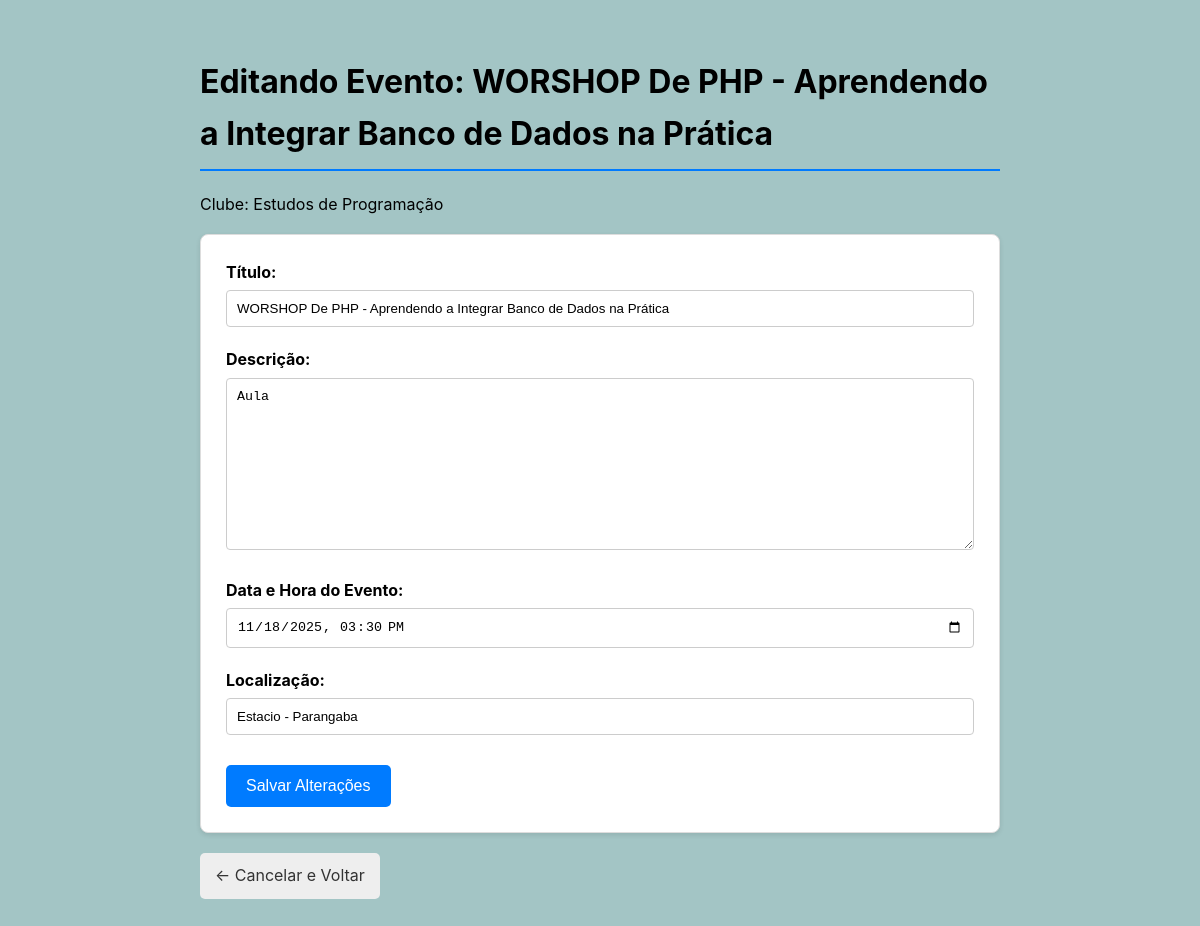
The page /event/4/edit/ (signed in) on the database its author committed.
### clubs/models.py (models this page shows, shortened)
class Event(models.Model):
    club = models.ForeignKey(Club, on_delete=models.CASCADE, related_name='events')
    title = models.CharField(max_length=200)
    description = models.TextField(null=True, blank=True)
    event_date = models.DateTimeField()
    created_at = models.DateTimeField(auto_now_add=True)
    location = models.CharField(max_length=200, null=True, blank=True)

class Club(models.Model):
    name = models.CharField(max_length=100, unique=True)
    description = models.TextField(null=True, blank=True, default='')
    logo = models.ImageField(upload_to='club_logos/', null=True, blank=True)
    created_at = models.DateTimeField(auto_now_add=True)
    advisor = models.ForeignKey(
        settings.AUTH_USER_MODEL,
        on_delete=models.SET_NULL,
        null=True,
        related_name='advised_clubs'
    )
    members = models.ManyToManyField(
        settings.AUTH_USER_MODEL,
        through='Membership',
        related_name='joined_clubs', blank=True
        )

### clubs/views.py (the view)
# urls.py: path('event/<int:pk>/edit/', views.event_edit, name='event-edit'),
@login_required
def event_edit(request, pk):
    event = get_object_or_404(Event, pk=pk)
    club = event.club
    is_advisor = (request.user == club.advisor)
    is_manager = Membership.objects.filter(club=club, user=request.user, position='manager').exists()
    if not (is_advisor or is_manager):
        messages.error(request, 'ERRO: Você não tem permissão para editar este evento.')
        return redirect('club-detail', pk=club.pk)
    if request.method == 'POST':
        form = EventForm(request.POST, instance=event)
        if form.is_valid():
            form.save()
            messages.success(request, 'Evento atualizado com sucesso!')
            return redirect('event-detail', pk=event.pk)
    else:
        form = EventForm(instance=event)
    context = {
        'form': form,
        'event': event,
        'club': club,
    }
    return render(request, 'clubs/event_edit.html', context)

### clubs/forms.py
class EventForm(forms.ModelForm):
    class Meta:
        model = Event
        fields = ['title', 'description', 'event_date', 'location']
        widgets = {
            'event_date': forms.DateTimeInput(
                attrs={'type': 'datetime-local'},
                format='%Y-%m-%dT%H:%M'
            )
        }

### templates/clubs/event_edit.html (shortened to what this page needs)
{% load static %}
<!DOCTYPE html>
<html lang="pt-br">
<head>
    <link rel="stylesheet" href="{% static 'css/style.css' %}">
</head>
<body>
    <div class="container">
        <h1>Editando Evento: {{ event.title }}</h1>
        <p>Clube: {{ club.name }}</p>
        <div class="form-container">
            <form method="post">
                <div class="form-field">
                    <label for="{{ form.title.id_for_label }}">Título:</label>
                    {{ form.title }}
                </div>
                <div class="form-field">
                    <label for="{{ form.description.id_for_label }}">Descrição:</label>
                    {{ form.description }}
                </div>
                <div class="form-field">
                    <label for="{{ form.event_date.id_for_label }}">Data e Hora do Evento:</label>
                    {{ form.event_date }}
                </div>
                <div class="form-field">
                    <label for="{{ form.location.id_for_label }}">Localização:</label>
                    {{ form.location }}
                </div>
                <button type="submit" class="submit-btn">Salvar Alterações</button>
            </form>
        </div>
        <a href="{% url 'event-detail' pk=event.pk %}" class="back-link">← Cancelar e Voltar</a>
    </div>
</body>
</html>

### static/css/style.css (style rules this page uses)
body { background-color: #72a7a7a6; }

### templates/clubs/event_edit.html (style rules this page uses)
body { font-family: -apple-system, BlinkMacSystemFont, "Segoe UI", Roboto, "Helvetica Neue", Arial, sans-serif; margin: 0; padding: 0; line-height: 1.6; }
.container { max-width: 800px; margin: 20px auto; padding: 15px; }
h1 { border-bottom: 2px solid #007bff; padding-bottom: 10px; }
.form-container { border: 1px solid #ddd; padding: 25px; border-radius: 8px; background-color: #ffffff; box-shadow: 0 2px 5px rgba(0, 0, 0, 0.1); }
.form-field { margin-bottom: 20px; }
form label { font-weight: bold; display: block; margin-bottom: 5px; }
form input[type="text"], form input[type="datetime-local"], form textarea { width: 100%; padding: 10px; border: 1px solid #ccc; border-radius: 4px; box-sizing: border-box; }
form textarea { min-height: 120px; resize: vertical; }
.submit-btn { background: #007bff; color: white; padding: 12px 20px; border: none; border-radius: 5px; cursor: pointer; font-size: 16px; width: 100%; margin-top: 10px; }
.back-link { display: inline-block; margin-top: 20px; text-decoration: none; background: #eee; padding: 10px 15px; border-radius: 5px; color: #333; }
@media (min-width: 600px) { .submit-btn { width: auto; } }

### rows shown on the page
Event: title "WORSHOP De PHP - Aprendendo a Integrar Banco de Dados na Prática", description "Aula", event_date "11/18/2025 15:30", location "Estacio - Parangaba"
Club: name "Estudos de Programação"
